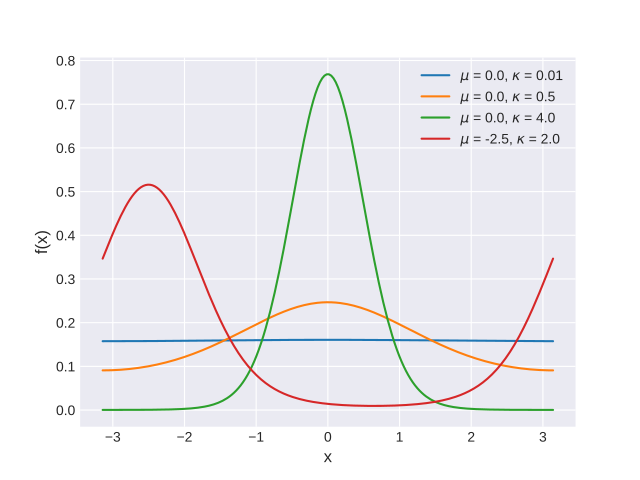

Python code for this plot:
import matplotlib.pyplot as plt
import numpy as np
import scipy.stats as st
plt.style.use('seaborn-darkgrid')
x = np.linspace(-np.pi, np.pi, 200)
mus = [0., 0., 0.,  -2.5]
kappas = [.01, 0.5,  4., 2.]
for mu, kappa in zip(mus, kappas):
    pdf = st.vonmises.pdf(x, kappa, loc=mu)
    plt.plot(x, pdf, label=r'$\mu$ = {}, $\kappa$ = {}'.format(mu, kappa))
plt.xlabel('x', fontsize=12)
plt.ylabel('f(x)', fontsize=12)
plt.legend(loc=1)
plt.show()
